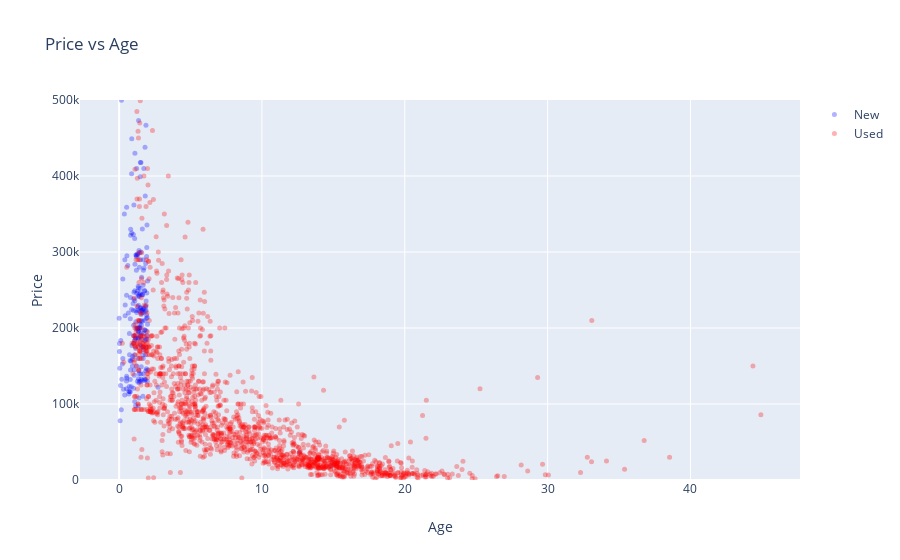

This figure's notebook cell:
### Code cell
trace0=go.Scatter(
        y=df_new.price,
        x=df_new.Age_noise,
        mode='markers',
        marker=dict(
        color="blue",
        size=5,
        opacity=0.3
        ),
        name="New"
    )



trace1=go.Scatter(
        y=df_used.price,
        x=df_used.Age_noise,
        mode='markers',
        marker=dict(
        color="red",
        size=5,
        opacity=0.3
        ),
        name="Used"
    )








data=[trace0,trace1]
figure=go.Figure(
    data=data,
    layout=go.Layout(
        title="Price vs Age",
        yaxis=dict(title="Price",range=(0,500000)),
        xaxis=dict(title="Age")

    
    ))
iplot(figure)

### Figure 1 — Plotly figure (JSON) as saved in the notebook; plotly's stock layout.template omitted (floating-point values rounded to 4 significant figures; data arrays with more than 128 entries replaced by an {"elided": "..."} marker saying what was removed)
{"data": [{"marker": {"color": "blue", "opacity": 0.3, "size": 5}, "mode": "markers", "name": "New", "type": "scatter", "x": {"elided": "222 float values"}, "y": {"elided": "222 float values"}}, {"marker": {"color": "red", "opacity": 0.3, "size": 5}, "mode": "markers", "name": "Used", "type": "scatter", "x": {"elided": "1425 float values"}, "y": {"elided": "1425 float values"}}], "layout": {"title": {"text": "Price vs Age"}, "xaxis": {"title": {"text": "Age"}}, "yaxis": {"range": [0, 500000], "title": {"text": "Price"}}}}
